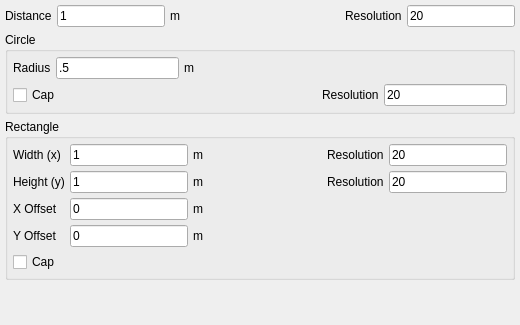
             <widget class="QWidget" name="circle_to_rectangle_procedural">
              <layout class="QGridLayout" name="gridLayout_55">
               <property name="leftMargin">
                <number>5</number>
               </property>
               <property name="topMargin">
                <number>5</number>
               </property>
               <property name="rightMargin">
                <number>5</number>
               </property>
               <property name="bottomMargin">
                <number>5</number>
               </property>
               <property name="spacing">
                <number>5</number>
               </property>
               <item row="0" column="1">
                <widget class="LineEdit" name="circle_to_rectangle_procedural_length">
                 <property name="text">
                  <string>1</string>
                 </property>
                </widget>
               </item>
               <item row="0" column="2">
                <widget class="QLabel" name="label_376">
                 <property name="text">
                  <string>m</string>
                 </property>
                </widget>
               </item>
               <item row="0" column="5">
                <widget class="LineEdit" name="circle_to_rectangle_procedural_lengthresolution">
                 <property name="text">
                  <string>20</string>
                 </property>
                </widget>
               </item>
               <item row="0" column="0">
                <widget class="QLabel" name="label_375">
                 <property name="text">
                  <string>Distance</string>
                 </property>
                </widget>
               </item>
               <item row="0" column="3">
                <spacer name="horizontalSpacer_11">
                 <property name="orientation">
                  <enum>Qt::Horizontal</enum>
                 </property>
                 <property name="sizeHint" stdset="0">
                  <size>
                   <width>155</width>
                   <height>20</height>
                  </size>
                 </property>
                </spacer>
               </item>
               <item row="0" column="4">
                <widget class="QLabel" name="label_377">
                 <property name="text">
                  <string>Resolution</string>
                 </property>
                </widget>
               </item>
               <item row="1" column="0" colspan="6">
                <widget class="QGroupBox" name="groupBox_9">
                 <property name="title">
                  <string>Circle</string>
                 </property>
                 <property name="flat">
                  <bool>true</bool>
                 </property>
                 <layout class="QGridLayout" name="gridLayout_54">
                  <property name="leftMargin">
                   <number>5</number>
                  </property>
                  <property name="topMargin">
                   <number>5</number>
                  </property>
                  <property name="rightMargin">
                   <number>5</number>
                  </property>
                  <property name="bottomMargin">
                   <number>5</number>
                  </property>
                  <property name="spacing">
                   <number>5</number>
                  </property>
                  <item row="1" column="4">
                   <widget class="QLabel" name="label_374">
                    <property name="text">
                     <string>Resolution</string>
                    </property>
                   </widget>
                  </item>
                  <item row="1" column="0" colspan="2">
                   <widget class="CheckBox" name="circle_to_rectangle_procedural_bottomcap">
                    <property name="text">
                     <string>Cap</string>
                    </property>
                   </widget>
                  </item>
                  <item row="0" column="1">
                   <widget class="LineEdit" name="circle_to_rectangle_procedural_radius">
                    <property name="text">
                     <string>.5</string>
                    </property>
                   </widget>
                  </item>
                  <item row="0" column="2">
                   <widget class="QLabel" name="label_363">
                    <property name="text">
                     <string>m</string>
                    </property>
                   </widget>
                  </item>
                  <item row="1" column="3">
                   <spacer name="horizontalSpacer_10">
                    <property name="orientation">
                     <enum>Qt::Horizontal</enum>
                    </property>
                    <property name="sizeHint" stdset="0">
                     <size>
                      <width>40</width>
                      <height>20</height>
                     </size>
                    </property>
                   </spacer>
                  </item>
                  <item row="0" column="0">
                   <widget class="QLabel" name="label_362">
                    <property name="text">
                     <string>Radius</string>
                    </property>
                   </widget>
                  </item>
                  <item row="1" column="5">
                   <widget class="LineEdit" name="circle_to_rectangle_procedural_bottomresolution">
                    <property name="text">
                     <string>20</string>
                    </property>
                   </widget>
                  </item>
                 </layout>
                </widget>
               </item>
               <item row="2" column="0" colspan="6">
                <widget class="QGroupBox" name="groupBox_8">
                 <property name="title">
                  <string>Rectangle</string>
                 </property>
                 <property name="flat">
                  <bool>true</bool>
                 </property>
                 <layout class="QGridLayout" name="gridLayout_53">
                  <property name="leftMargin">
                   <number>5</number>
                  </property>
                  <property name="topMargin">
                   <number>5</number>
                  </property>
                  <property name="rightMargin">
                   <number>5</number>
                  </property>
                  <property name="bottomMargin">
                   <number>5</number>
                  </property>
                  <property name="spacing">
                   <number>5</number>
                  </property>
                  <item row="2" column="2">
                   <widget class="QLabel" name="label_372">
                    <property name="text">
                     <string>m</string>
                    </property>
                   </widget>
                  </item>
                  <item row="3" column="1">
                   <widget class="LineEdit" name="circle_to_rectangle_procedural_offsety">
                    <property name="text">
                     <string>0</string>
                    </property>
                   </widget>
                  </item>
                  <item row="0" column="2">
                   <widget class="QLabel" name="label_365">
                    <property name="text">
                     <string>m</string>
                    </property>
                   </widget>
                  </item>
                  <item row="1" column="0">
                   <widget class="QLabel" name="label_369">
                    <property name="text">
                     <string>Height (y)</string>
                    </property>
                   </widget>
                  </item>
                  <item row="2" column="0">
                   <widget class="QLabel" name="label_370">
                    <property name="text">
                     <string>X Offset</string>
                    </property>
                   </widget>
                  </item>
                  <item row="1" column="1">
                   <widget class="LineEdit" name="circle_to_rectangle_procedural_height">
                    <property name="text">
                     <string>1</string>
                    </property>
                   </widget>
                  </item>
                  <item row="0" column="0">
                   <widget class="QLabel" name="label_366">
                    <property name="text">
                     <string>Width (x)</string>
                    </property>
                   </widget>
                  </item>
                  <item row="0" column="1">
                   <widget class="LineEdit" name="circle_to_rectangle_procedural_width">
                    <property name="text">
                     <string>1</string>
                    </property>
                   </widget>
                  </item>
                  <item row="0" column="3">
                   <spacer name="horizontalSpacer_8">
                    <property name="orientation">
                     <enum>Qt::Horizontal</enum>
                    </property>
                    <property name="sizeHint" stdset="0">
                     <size>
                      <width>39</width>
                      <height>20</height>
                     </size>
                    </property>
                   </spacer>
                  </item>
                  <item row="0" column="4">
                   <widget class="QLabel" name="label_364">
                    <property name="text">
                     <string>Resolution</string>
                    </property>
                   </widget>
                  </item>
                  <item row="3" column="2">
                   <widget class="QLabel" name="label_373">
                    <property name="text">
                     <string>m</string>
                    </property>
                   </widget>
                  </item>
                  <item row="1" column="2">
                   <widget class="QLabel" name="label_368">
                    <property name="text">
                     <string>m</string>
                    </property>
                   </widget>
                  </item>
                  <item row="1" column="3">
                   <spacer name="horizontalSpacer_9">
                    <property name="orientation">
                     <enum>Qt::Horizontal</enum>
                    </property>
                    <property name="sizeHint" stdset="0">
                     <size>
                      <width>39</width>
                      <height>20</height>
                     </size>
                    </property>
                   </spacer>
                  </item>
                  <item row="0" column="5">
                   <widget class="LineEdit" name="circle_to_rectangle_procedural_heightresolution">
                    <property name="text">
                     <string>20</string>
                    </property>
                   </widget>
                  </item>
                  <item row="1" column="4">
                   <widget class="QLabel" name="label_367">
                    <property name="text">
                     <string>Resolution</string>
                    </property>
                   </widget>
                  </item>
                  <item row="1" column="5">
                   <widget class="LineEdit" name="circle_to_rectangle_procedural_widthresolution">
                    <property name="text">
                     <string>20</string>
                    </property>
                   </widget>
                  </item>
                  <item row="2" column="1">
                   <widget class="LineEdit" name="circle_to_rectangle_procedural_offsetx">
                    <property name="text">
                     <string>0</string>
                    </property>
                   </widget>
                  </item>
                  <item row="3" column="0">
                   <widget class="QLabel" name="label_371">
                    <property name="text">
                     <string>Y Offset</string>
                    </property>
                   </widget>
                  </item>
                  <item row="4" column="0">
                   <widget class="CheckBox" name="circle_to_rectangle_procedural_topcap">
                    <property name="text">
                     <string>Cap</string>
                    </property>
                   </widget>
                  </item>
                 </layout>
                </widget>
               </item>
               <item row="3" column="0">
                <spacer name="verticalSpacer_60">
                 <property name="orientation">
                  <enum>Qt::Vertical</enum>
                 </property>
                 <property name="sizeHint" stdset="0">
                  <size>
                   <width>20</width>
                   <height>40</height>
                  </size>
                 </property>
                </spacer>
               </item>
              </layout>
             </widget>
